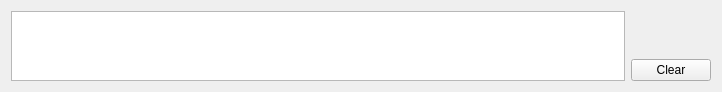
<?xml version="1.0" encoding="UTF-8"?>
<ui version="4.0">
 <class>LogPage</class>
 <widget class="QWidget" name="LogPage">
  <property name="geometry">
   <rect>
    <x>0</x>
    <y>0</y>
    <width>722</width>
    <height>89</height>
   </rect>
  </property>
  <property name="maximumSize">
   <size>
    <width>16777215</width>
    <height>16777215</height>
   </size>
  </property>
  <property name="windowTitle">
   <string>Form</string>
  </property>
  <layout class="QHBoxLayout" name="horizontalLayout">
   <item>
    <widget class="QTextEdit" name="logText"/>
   </item>
   <item>
    <layout class="QVBoxLayout" name="verticalLayout">
     <item>
      <spacer name="verticalSpacer">
       <property name="orientation">
        <enum>Qt::Vertical</enum>
       </property>
       <property name="sizeHint" stdset="0">
        <size>
         <width>20</width>
         <height>40</height>
        </size>
       </property>
      </spacer>
     </item>
     <item>
      <widget class="QPushButton" name="nClearBtn">
       <property name="text">
        <string>Clear</string>
       </property>
      </widget>
     </item>
    </layout>
   </item>
  </layout>
 </widget>
 <resources/>
 <connections/>
</ui>
